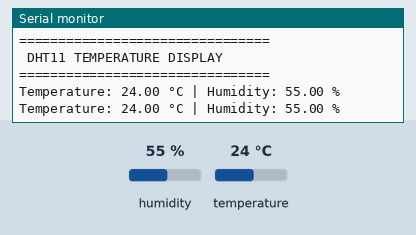
Bench run of a sketch on a simulated Arduino Uno, built with avr-gcc and run on an emulated ATmega328P. Parts: the last lines printed to the serial monitor. Inputs (shaded band) come from the test bench; at power-on: humidity 55 %, temperature 24 °C.

Above: at 2.9 s.
3.0 s: humidity set to 22 %
At 5.0 s:
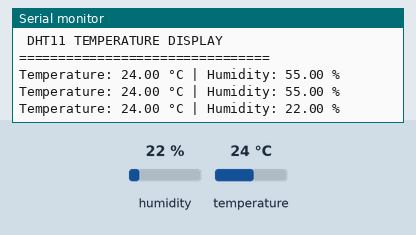
5.7 s: temperature set to 12 °C
At 7.4 s:
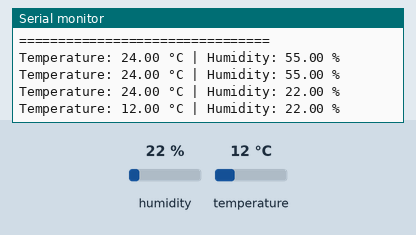
8.4 s: humidity set to 40 %
At 11.0 s:
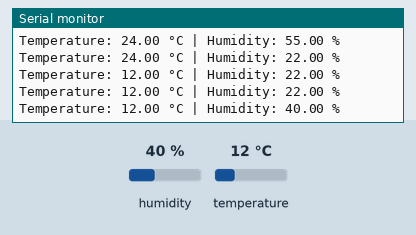
Timing chart, 0 to 12.5 s (numbered marks = the images above; inputs shaded):
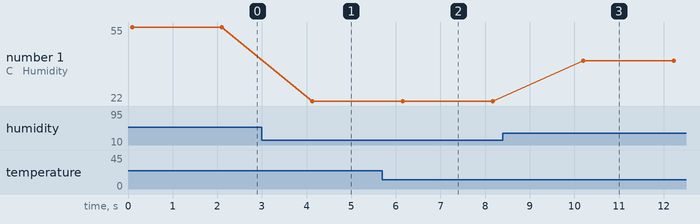

Measured:
- after the input at 3.0 s, the serial monitor: prints a new line after 1.1 s (image 1)
- after the input at 5.7 s, the serial monitor: prints a new line after 0.45 s (image 2)
- after the input at 8.4 s, the serial monitor: prints a new line after 1.8 s (image 3)
- plotted number 1: 55 → 22 after the input at 3.0 s, 22 → 40 after the input at 8.4 s

The sketch:

TEMPERATURE_DISPLAY_USING_DHT11.ino
```cpp
/*
  =====================================================
  PROJECT : Temperature Display Using DHT11
  BOARD   : Arduino UNO
  SENSOR  : DHT11 Temperature & Humidity Sensor
  =====================================================

  CONNECTIONS:

  DHT11 VCC   -> Arduino 5V
  DHT11 DATA  -> Arduino D2
  DHT11 GND   -> Arduino GND

  Required Library:
  DHT Sensor Library by Adafruit

  Developed by:
  Alpha Digitronix Solutions

  THINK • BUILD • INNOVATE
  =====================================================
*/

#include <DHT.h>

// DHT11 data pin
#define DHTPIN 2

// Sensor type
#define DHTTYPE DHT11

// Create DHT sensor object
DHT dht(DHTPIN, DHTTYPE);

void setup() {

  // Start Serial Communication
  Serial.begin(9600);

  // Start DHT11 sensor
  dht.begin();

  Serial.println("================================");
  Serial.println(" DHT11 TEMPERATURE DISPLAY");
  Serial.println("================================");
}

void loop() {

  // Read humidity
  float humidity = dht.readHumidity();

  // Read temperature in Celsius
  float temperature = dht.readTemperature();

  // Check whether sensor reading failed
  if (isnan(humidity) || isnan(temperature)) {

    Serial.println("Failed to read from DHT11 sensor!");

  } else {

    Serial.print("Temperature: ");
    Serial.print(temperature);
    Serial.print(" °C");

    Serial.print(" | Humidity: ");
    Serial.print(humidity);
    Serial.println(" %");
  }

  // DHT11 should not be read too frequently
  delay(2000);
}
```
